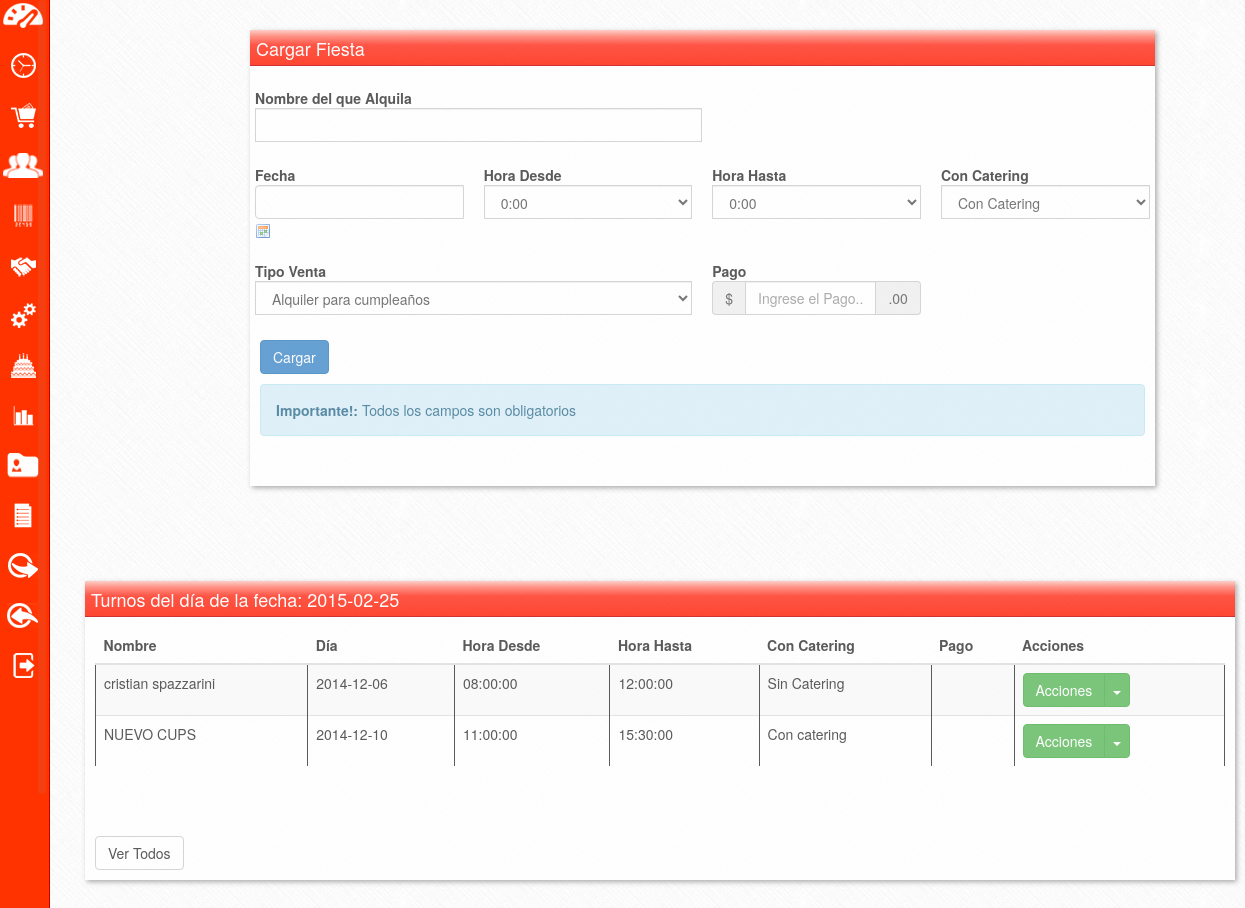
/dashboard/fiestas/index.php (signed in), run on the app's committed database.
### tables this page shows
CREATE TABLE IF NOT EXISTS `lcdd_fiestas` (
  `idfiesta` int(11) NOT NULL AUTO_INCREMENT,
  `nombre` varchar(45) NOT NULL,
  `horadesde` time NOT NULL,
  `horahasta` time NOT NULL,
  `dia` date NOT NULL,
  `concatering` bit(1) DEFAULT NULL,
  `saldo` decimal(10,0) DEFAULT NULL,
  PRIMARY KEY (`idfiesta`)
);

### includes/appconfig.php (called while the page is built, shortened)
<?php
class appconfig {
function conexion() {
		$hostname = "localhost";
		$database = "lacalderadeldiablo";
		$username = "root";
		$password = "";
		$conexion = array("hostname" => $hostname,
						  "database" => $database,
						  "username" => $username,
						  "password" => $password);
		return $conexion;
}
}
?>

### includes/funcionesConfiguraciones.php (called while the page is built, shortened)
<?php
class ServiciosConfiguraciones {
function traerTipoVentaValor($valor) {
	$sql	=	"select idtipoventa, tipoventa, precio, detalle, v.descripcion
				from lcdd_tipoventa tv
				inner join lcdd_valores v
				on	tv.refvalores = v.idvalor
				where v.descripcion ='".$valor."'
				order by tipoventa";
	$res 	=	$this->query($sql,0);
	if ($res == false) {
		return 'Error al traer datos';
	} else {
		return $res;
	}
}
function query($sql,$accion) {
		require_once 'appconfig.php';
		$appconfig	= new appconfig();
		$datos		= $appconfig->conexion();
		$hostname	= $datos['hostname'];
		$database	= $datos['database'];
		$username	= $datos['username'];
		$password	= $datos['password'];
		$conex = mysql_connect($hostname,$username,$password) or die ("no se puede conectar".mysql_error());
                $error = 0;
		$result=mysql_query($sql,$conex);
		if($error==1){
			mysql_query("ROLLBACK");
			return false;
		}
		 else{
			return $result;
		}
	}
}
?>

### includes/funcionesFiestas.php (called while the page is built, shortened)
<?php
class ServiciosFiestas {
function traerFiestas() {
	$sql	=	"SELECT
				    f.idfiesta,
				    f.nombre,
				    f.dia,
				    f.horadesde,
				    f.horahasta,
				    f.concatering,
					f.saldo
				FROM
				    lcdd_fiestas f
				ORDER BY f.dia, f.horadesde ";
	$res 	=	$this->query($sql,0);
	if ($res == false) {
		return 'Error al traer datos';
	} else {
		return $res;
	}
}
function query($sql,$accion) {
		require_once 'appconfig.php';
		$appconfig	= new appconfig();
		$datos		= $appconfig->conexion();
		$hostname	= $datos['hostname'];
		$database	= $datos['database'];
		$username	= $datos['username'];
		$password	= $datos['password'];
		$conex = mysql_connect($hostname,$username,$password) or die ("no se puede conectar".mysql_error());
                $error = 0;
		$result=mysql_query($sql,$conex);
		if($error==1){
			mysql_query("ROLLBACK");
			return false;
		}
		 else{
			return $result;
		}
	}
}
?>

### dashboard/fiestas/index.php (the view, shortened to what this page needs)
<?php
if (!isset($_SESSION['usua_se']))
{
	header('Location: /lacalderadeldiablo/vistas/');
} else {
require '../../includes/funcionesHTML.php';
$serviciosHTML = new ServiciosHTML();
$resMenu = $serviciosHTML->menu($_SESSION['usua_se'],'Fiestas',$_SESSION['rol_se']);
require '../../includes/funcionesFiestas.php';
require '../../includes/funcionesConfiguraciones.php';
$serviciosFiestas = new ServiciosFiestas();
$serviciosConfiguraciones = new ServiciosConfiguraciones();
$resFiestas = $serviciosFiestas->traerFiestas();
$resTipoVenta = $serviciosConfiguraciones->traerTipoVentaValor("Fiestas");
?>
<!DOCTYPE HTML>
<html>
<head>
<link href="../../css/estiloDash.css" rel="stylesheet" type="text/css">
    <link rel="stylesheet" href="../../css/jquery-ui.css">
    <link rel="stylesheet" href="../../bootstrap/css/bootstrap.min.css"/>
   	  <link href="../../css/perfect-scrollbar.css" rel="stylesheet">
        <link rel="stylesheet" href="../../css/chosen.css">
</head>
<body>
<?php echo $resMenu; ?>
<div id="ingoGral" style=" margin-left:240px; padding-top:20px;">
    <div class="boxInfo">
        <div id="headBoxInfo">
        	<p style="color: #fff; font-size:18px; height:16px;">Cargar Fiesta</p>
        </div>
    	<div class="cuerpoBox">
        <form class="form-inline formulario" role="form">
                <div class="row">
                    <div class="form-group col-md-12">
                    	<label for="nombre" class="control-label" style="text-align:left">Nombre del que Alquila</label>
                        <div class="input-group col-md-6">
                        	<input type="text" class="form-control" id="nombre" name="nombre" >
                        </div>
                    </div>
                </div>
                <div class="row">
                	<div class="form-group col-md-3">
                    	<label for="fechautilizacion" class="control-label" style="text-align:left">Fecha</label>
                        <div class="input-group col-md-12">
                        	<input type="text" class="form-control" id="dia" name="dia" >
                        </div>
                    </div>
                    <div class="form-group col-md-3">
                    	<label for="horadesde" class="control-label" style="text-align:left">Hora Desde</label>
                        <div class="input-group col-md-12">
                        	<select class="form-control" id="horadesde" name="horadesde">
                            	<?php for($i=0;$i<24;$i++) { ?>
                                	<option value="<?php echo $i.':00:00'; ?>"><?php echo $i.':00'; ?></option>
                                <?php } ?>
                            </select>
                        </div>
                    </div>
                    <div class="form-group col-md-3">
                    	<label for="horahasta" class="control-label" style="text-align:left">Hora Hasta</label>
                        <div class="input-group col-md-12">
                        	<select class="form-control" id="horahasta" name="horahasta">
                            	<?php for($i=0;$i<24;$i++) { ?>
                                	<option value="<?php echo $i.':00:00'; ?>"><?php echo $i.':00'; ?></option>
                                <?php } ?>
                            </select>
                        </div>
                    </div>
                    <div class="form-group col-md-3">
                    	<label for="concatering" class="control-label" style="text-align:left">Con Catering</label>
                        <div class="input-group col-md-12">
                        	<select class="form-control" id="concatering" name="concatering">
                                <option value="1">Con Catering</option>
                            </select>
                        </div>
                    </div>
                 </div>
                 <div class="row">
                 	<div class="form-group col-md-6">
                    	<label for="tipoventa" class="control-label" style="text-align:left">Tipo Venta</label>
                        <div class="input-group col-md-12">
                        	<select class="form-control" id="tipoventa" name="tipoventa" tabindex="5">
                                <?php while ($rowTV = mysql_fetch_array($resTipoVenta)) { ?>
                                	<option value="<?php echo $rowTV[0]; ?>"><?php echo utf8_encode($rowTV[1]); ?></option>
                                <?php } ?>
                            </select>
                        </div>
                    </div>
                    <div class="form-group col-md-3">
                    	<label for="Pago" class="control-label" style="text-align:left">Pago</label>
                        <div class="input-group col-md-12">
                        	<span class="input-group-addon">$</span>
                        	<input type="text" class="form-control" id="saldo" name="saldo" placeholder="Ingrese el Pago..." required>
                            <span class="input-group-addon">.00</span>
                        </div>
                    </div>
                  </div>
                    <ul class="list-inline" style="padding-top:15px;">
                    	<li>
                    		<button type="button" class="btn btn-primary" id="cargar" style="margin-left:0px;">Cargar</button>
                        </li>
                    </ul>
                    <div id="error" class="alert alert-info">
                		<p><strong>Importante!:</strong> Todos los campos son obligatorios</p>
                	</div>
                </form>
                <br>
        </div>
    </div>
    <div class="boxInfoLargo">
        <div id="headBoxInfo">
        	<p style="color: #fff; font-size:18px; height:16px;">Turnos del día de la fecha: <span id="fechaCambio"><?php echo date('Y-m-d'); ?></span></p>
        </div>
    	<div class="cuerpoBox" id="datos">
        	<table class="table table-striped">
            	<thead>
                	<tr>
                    	<th>Nombre</th>
                        <th>Día</th>
                        <th>Hora Desde</th>
                        <th>Hora Hasta</th>
                        <th>Con Catering</th>
                        <th>Pago</th>
                        <th>Acciones</th>
                    </tr>
                </thead>
                <tbody>
					 <?php if (mysql_num_rows($resFiestas)>0) {
					 	while ($row = mysql_fetch_array($resFiestas)) {
					 ?>
					 <tr>
					 	<td><?php echo utf8_encode($row['nombre']); ?></td>
                        <td><?php echo $row['dia']; ?></td>
                        <td><?php echo $row['horadesde']; ?></td>
                        <td><?php echo $row['horahasta']; ?></td>
                        <td><?php if ($row['concatering'] == 1)
                        			echo 'Con catering';
                        			else
                        			echo 'Sin Catering'; ?></td>
                        <td><?php echo $row['saldo']; ?></td>
                        <td>
                            		<div class="btn-group">
										<button class="btn btn-success" type="button">Acciones</button>
										<button class="btn btn-success dropdown-toggle" data-toggle="dropdown" type="button">
										<span class="caret"></span>
										</button>
									</div>
                             </td>
                        </tr>
					 <?php	} ?>
					 <?php
					 } else {
					 ?>
					 	<td colspan="7">
					 		<h3>No hay fiestas cargadas.</h3>
					 	</td>
					 <?php
					 }
					 ?>
                </tbody>
            </table>
            <div style="height:50px;">
            </div>
            <button type="button" class="btn btn-default ver" style="margin-left:0px;">Ver Todos</button>
        </div>
    </div>
</div>
<?php } ?>
</body>
</html>

### css/estiloDash.css (style rules this page uses)
* { margin:0; padding:0; }
body { background:url(../imagenes/crossword.png) repeat; }
.boxInfo { width: 90%; height: auto; margin:10px; background:#fff; position: relative; opacity: 0.8; filter: alpha(opacity=80); box-shadow: 2px 2px 5px #999; -webkit-box-shadow: 2px 2px 5px #999; -moz-box-shadow: 2px 2px 5px #999; filter: shadow(color=#999999, direction=135, strength=2); margin-bottom:65px; }
.boxInfoLargo { width: 1150px; height: auto; margin-top:30px; margin-bottom:30px; float:left; background:#fff; z-index:-1; margin-left:-155px; overflow: hidden; position: relative; opacity: 0.8; filter: alpha(opacity=80); box-shadow: 2px 2px 5px #999; -webkit-box-shadow: 2px 2px 5px #999; -moz-box-shadow: 2px 2px 5px #999; filter: shadow(color=#999999, direction=135, strength=2); }
.boxInfo .cuerpoBox,.boxInfoLargo .cuerpoBox { padding:10px; }
#headBoxInfo { background: rgb(255,195,188); background: -moz-linear-gradient(top, rgba(255,195,188,1) 0%, rgba(255,119,104,1) 18%, rgba(255,44,25,1) 43%, rgba(255,26,0,1) 100%); background: -webkit-gradient(linear, left top, left bottom, color-stop(0%,rgba(255,195,188,1)), color-stop(18%,rgba(255,119,104,1)), color-stop(43%,rgba(255,44,25,1)), color-stop(100%,rgba(255,26,0,1))); background: -webkit-linear-gradient(top, rgba(255,195,188,1) 0%,rgba(255,119,104,1) 18%,rgba(255,44,25,1) 43%,rgba(255,26,0,1) 100%); background: -o-linear-gradient(top, rgba(255,195,188,1) 0%,rgba(255,119,104,1) 18%,rgba(255,44,25,1) 43%,rgba(255,26,0,1) 100%); background: -ms-linear-gradient(top, rgba(255,195,188,1) 0%,rgba(255,119,104,1) 18%,rgba(255,44,25,1) 43%,rgba(255,26,0,1) 100%); background: linear-gradient(to bottom, rgba(255,195,188,1) 0%,rgba(255,119,104,1) 18%,rgba(255,44,25,1) 43%,rgba(255,26,0,1) 100%); filter: progid:DXImageTransform.Microsoft.gradient( startColorstr='#ffc3bc', endColorstr='#ff1a00',GradientType=0 ); padding:6px; height:36px; border-bottom:1px solid #C40000; }
.btn-group { width:110px; }

### dashboard/fiestas/index.php (style rules this page uses)
td { border-left:1px solid #333; border-right:1px solid #333; }
.form-group { padding:10px; }

### data on the page
lcdd_fiestas: nombre "cristian spazzarini", dia "2014-12-06", horadesde "08:00:00", horahasta "12:00:00", concatering "Sin Catering"
lcdd_fiestas: nombre "NUEVO CUPS", dia "2014-12-10", horadesde "11:00:00", horahasta "15:30:00", concatering "Con catering"

### other printed values
form field horadesde "0:00"
form field horahasta "0:00"
form field tipoventa "Alquiler para cumpleaños"
